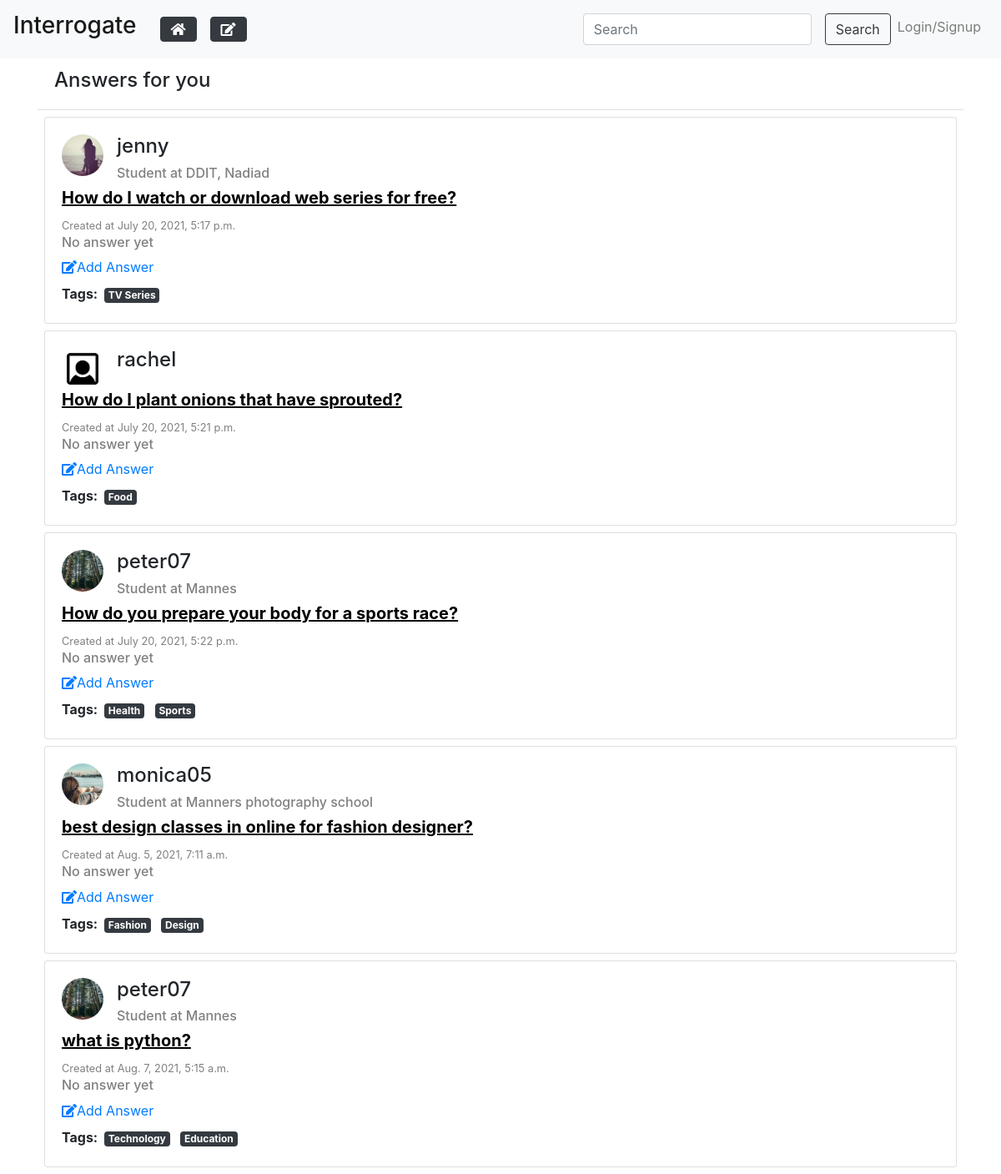
The page /Quora/addAnswers/ on the database its author committed.
### quora/models.py (models this page shows, shortened)
class Question(models.Model):
    sno = models.AutoField(primary_key=True)
    question = models.CharField(max_length=255)
    user = models.ForeignKey(User, on_delete=models.CASCADE)
    status = models.BooleanField(default=0)
    queTopics = models.ManyToManyField(quoraTopic)
    timestamp = models.DateTimeField(default=now)

class quoraTopic(models.Model):
    topic_id = models.AutoField(primary_key=True)
    topic = models.CharField(max_length=50)
    image = models.ImageField(upload_to = 'quora/topicImg/')

### authentication/models.py (models this page shows, shortened)
class Profile(models.Model):
    user = models.OneToOneField(User, on_delete=models.CASCADE)
    first_name = models.CharField(max_length=100)
    last_name = models.CharField(max_length=100, blank=True)
    description = models.TextField(blank=True)
    employment = models.CharField(max_length=100, blank=True)
    school = models.CharField(max_length=100, blank=True)
    topics = models.ManyToManyField(quoraTopic)
    userImage = models.ImageField(upload_to = 'auth/userImg/', default = 'user.png')

### quora/views.py (the view)
# urls.py: path('addAnswers/',views.addAnswers, name='addAnswers'),
def addAnswers(request):
    context ={}
    if request.method == "POST":
        if request.POST.get('answer') == '':
            messages.error(request,'Please enter answer!')
            return redirect(request.META.get('HTTP_REFERER'))
        else:
            queSno = request.POST.get('queSno')
            answer = Answer.objects.create(
                answer=request.POST.get('answer'),
                user=request.user,
                question = Question.objects.get(sno=queSno))
            answer.save()
            que = Question.objects.get(sno= queSno)
            que.status = True
            que.save()
            messages.success(request,'Your answer added successfully!!!')
            return redirect(request.META.get('HTTP_REFERER'))
    else:
        que = Question.objects.filter(status = 0)
        context = {'othersQuestions' : que}
        return render(request,'addAnswers.html',context)

### quora/context_processors.py (called while the page is built)
def add_variable_to_context(request):
    allTopics = quoraTopic.objects.all()
    return{'allTopics':allTopics , 'form':addAnswer}

### quora/templates/addAnswers.html (shortened to what this page needs)
{% extends 'base.html' %}
{% block content %}
    <div class="container">
        <ul class="list-group list-group-flush">
            <li class="list-group-item">
                <h4>Answers for you</h4>
            </li>
        </ul>
        {% for que in othersQuestions %}
            {% include 'cardHome.html' %}
        {% endfor %}
    </div>
{% endblock content %}

### quora/templates/cardHome.html
{% load static %}
<div class="card m-2">
    <div class="card-body">
        <div class="media">
            <a href="{% url 'othersProfile' que.user.username%}" target="_blank">
                <img class="rounded-circle mr-3" src="{{que.user.profile.userImage.url}}" alt="..." width="50px" height="50px" style="overflow:hidden">
            </a>
            <div class="media-body">
                <h4 class="mt-0">{{que.user}}</h4>
                {% if que.user.profile.employment == '' and que.user.profile.school == ''%}
                <h6></h6>
                {% elif que.user.profile.employment == '' %}
                <h6 style="color: grey;">Student at {{que.user.profile.school}}</h6>
                {% else %}
                <h6 style="color: grey;">Employee at {{que.user.profile.employment}}</h6>
                {% endif %}
            </div>
        </div>
        <a href="{% url 'questionDetail' que.sno %}" style="color:black;">
            <h5><u><b>{{que.question}}</b></u></h5>
        </a>
        <small style="color: grey;">Created at {{que.timestamp}}</small> {% if que.status == 0 %}
        <h6 style="color:grey;">No answer yet</h6>
        {% else %}
        <h6>{{ que.answer_set.first.answer | truncatechars:250 |safe }} <a href="{% url 'questionDetail' que.sno %}">(more answers)</a></h6>
        {% endif %}
        <a href="{% url 'questionDetail' que.sno %}">
            <i class="fas fa-edit" area-hidden="true"></i>Add Answer
        </a>
        <div class="tags mt-2">
            <b>Tags: </b> {% for topic in que.queTopics.all %}
            <span class="badge badge-dark m-1">{{ topic.topic }}</span> {% endfor %}
        </div>
    </div>
</div>

### rows shown on the page
Question: user.profile.userImage (picture), user "jenny", user.profile.school "DDIT, Nadiad", question "How do I watch or download web series for free?", timestamp "July 20, 2021, 5:17 p.m.", status "No answer yet"
quoraTopic: topic "TV Series"
Question: user.profile.userImage (picture), user "rachel", question "How do I plant onions that have sprouted?", timestamp "July 20, 2021, 5:21 p.m.", status "No answer yet"
quoraTopic: topic "Food"
Question: user.profile.userImage (picture), user "peter07", user.profile.school "Mannes", question "How do you prepare your body for a sports race?", timestamp "July 20, 2021, 5:22 p.m.", status "No answer yet"
quoraTopic: topic "Health"
quoraTopic: topic "Sports"
Question: user.profile.userImage (picture), user "monica05", user.profile.school "Manners photography school", question "best design classes in online for fashion designer?", timestamp "Aug. 5, 2021, 7:11 a.m.", status "No answer yet"
quoraTopic: topic "Fashion"
quoraTopic: topic "Design"
Question: user.profile.userImage (picture), user "peter07", user.profile.school "Mannes", question "what is python?", timestamp "Aug. 7, 2021, 5:15 a.m.", status "No answer yet"
quoraTopic: topic "Technology"
quoraTopic: topic "Education"
